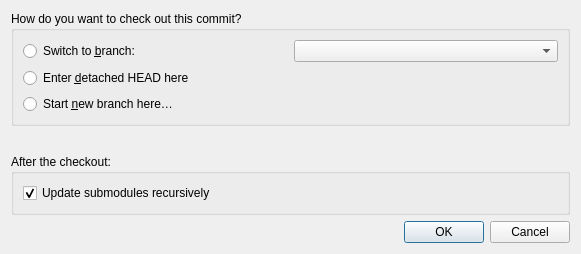
<?xml version="1.0" encoding="UTF-8"?>
<ui version="4.0">
 <class>CheckoutCommitDialog</class>
 <widget class="QDialog" name="CheckoutCommitDialog">
  <property name="windowModality">
   <enum>Qt::WindowModality::NonModal</enum>
  </property>
  <property name="enabled">
   <bool>true</bool>
  </property>
  <property name="geometry">
   <rect>
    <x>0</x>
    <y>0</y>
    <width>581</width>
    <height>161</height>
   </rect>
  </property>
  <property name="sizePolicy">
   <sizepolicy hsizetype="Preferred" vsizetype="Preferred">
    <horstretch>0</horstretch>
    <verstretch>0</verstretch>
   </sizepolicy>
  </property>
  <property name="windowTitle">
   <string>Check out commit</string>
  </property>
  <property name="sizeGripEnabled">
   <bool>false</bool>
  </property>
  <property name="modal">
   <bool>true</bool>
  </property>
  <layout class="QVBoxLayout" name="verticalLayout">
   <item>
    <widget class="QGroupBox" name="groupBox_2">
     <property name="title">
      <string>How do you want to check out this commit?</string>
     </property>
     <layout class="QVBoxLayout" name="verticalLayout_3">
      <item>
       <layout class="QHBoxLayout" name="horizontalLayout">
        <property name="sizeConstraint">
         <enum>QLayout::SizeConstraint::SetDefaultConstraint</enum>
        </property>
        <item>
         <widget class="QRadioButton" name="switchToLocalBranchRadioButton">
          <property name="text">
           <string>Switch to &amp;branch:</string>
          </property>
         </widget>
        </item>
        <item>
         <widget class="QComboBox" name="switchToLocalBranchComboBox">
          <property name="toolTip">
           <string>List of branches that point to this commit.</string>
          </property>
         </widget>
        </item>
       </layout>
      </item>
      <item>
       <widget class="QRadioButton" name="detachedHeadRadioButton">
        <property name="text">
         <string>Enter &amp;detached HEAD here</string>
        </property>
       </widget>
      </item>
      <item>
       <widget class="QRadioButton" name="createBranchRadioButton">
        <property name="text">
         <string>Start &amp;new branch here…</string>
        </property>
       </widget>
      </item>
     </layout>
    </widget>
   </item>
   <item>
    <widget class="QFrame" name="recurseSubmodulesSpacer">
     <property name="frameShape">
      <enum>QFrame::Shape::NoFrame</enum>
     </property>
     <property name="lineWidth">
      <number>0</number>
     </property>
     <layout class="QVBoxLayout" name="verticalLayout_4">
      <property name="leftMargin">
       <number>0</number>
      </property>
      <property name="topMargin">
       <number>0</number>
      </property>
      <property name="rightMargin">
       <number>0</number>
      </property>
      <property name="bottomMargin">
       <number>0</number>
      </property>
      <item>
       <spacer name="spacer">
        <property name="orientation">
         <enum>Qt::Orientation::Vertical</enum>
        </property>
        <property name="sizeType">
         <enum>QSizePolicy::Policy::MinimumExpanding</enum>
        </property>
        <property name="sizeHint" stdset="0">
         <size>
          <width>20</width>
          <height>16</height>
         </size>
        </property>
       </spacer>
      </item>
     </layout>
    </widget>
   </item>
   <item>
    <widget class="QGroupBox" name="recurseSubmodulesGroupBox">
     <property name="title">
      <string>After the checkout:</string>
     </property>
     <layout class="QVBoxLayout" name="verticalLayout_2">
      <item>
       <widget class="QCheckBox" name="recurseSubmodulesCheckBox">
        <property name="text">
         <string>Update submodules recursively</string>
        </property>
        <property name="checked">
         <bool>true</bool>
        </property>
       </widget>
      </item>
     </layout>
    </widget>
   </item>
   <item>
    <widget class="QDialogButtonBox" name="buttonBox">
     <property name="orientation">
      <enum>Qt::Orientation::Horizontal</enum>
     </property>
     <property name="standardButtons">
      <set>QDialogButtonBox::StandardButton::Cancel|QDialogButtonBox::StandardButton::Ok</set>
     </property>
     <property name="centerButtons">
      <bool>false</bool>
     </property>
    </widget>
   </item>
  </layout>
 </widget>
 <resources/>
 <connections>
  <connection>
   <sender>buttonBox</sender>
   <signal>rejected()</signal>
   <receiver>CheckoutCommitDialog</receiver>
   <slot>reject()</slot>
   <hints>
    <hint type="sourcelabel">
     <x>238</x>
     <y>244</y>
    </hint>
    <hint type="destinationlabel">
     <x>286</x>
     <y>156</y>
    </hint>
   </hints>
  </connection>
  <connection>
   <sender>buttonBox</sender>
   <signal>accepted()</signal>
   <receiver>CheckoutCommitDialog</receiver>
   <slot>accept()</slot>
   <hints>
    <hint type="sourcelabel">
     <x>402</x>
     <y>244</y>
    </hint>
    <hint type="destinationlabel">
     <x>364</x>
     <y>71</y>
    </hint>
   </hints>
  </connection>
  <connection>
   <sender>switchToLocalBranchRadioButton</sender>
   <signal>toggled(bool)</signal>
   <receiver>switchToLocalBranchComboBox</receiver>
   <slot>setEnabled(bool)</slot>
   <hints>
    <hint type="sourcelabel">
     <x>226</x>
     <y>107</y>
    </hint>
    <hint type="destinationlabel">
     <x>359</x>
     <y>115</y>
    </hint>
   </hints>
  </connection>
 </connections>
</ui>
